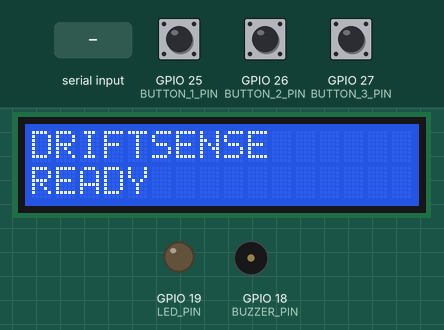
Simulated run of this sketch. Board: ESP32. On the bench: 16×2 character LCD, output pins drawn as LEDs (lit = HIGH), buzzer (waves = sounding, pin HIGH). The test bench sets the inputs (shaded band); at power-on: GPIO 25 (BUTTON_1_PIN) HIGH, GPIO 26 (BUTTON_2_PIN) HIGH, GPIO 27 (BUTTON_3_PIN) HIGH.

Above: at 1.2 s.
1.3 s: "TIME:90\n" received over Serial
At 1.8 s:
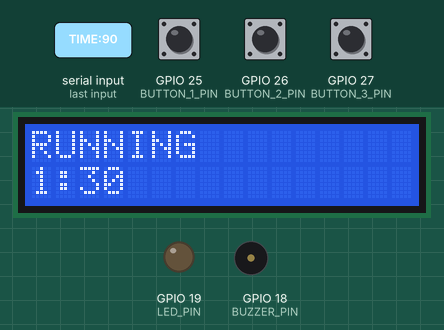
4.3 s: "DURATION:\n" received over Serial
At 5.1 s:
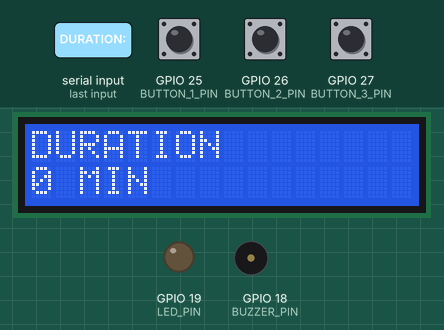
5.8 s: "TIME:\n" received over Serial
At 6.3 s:
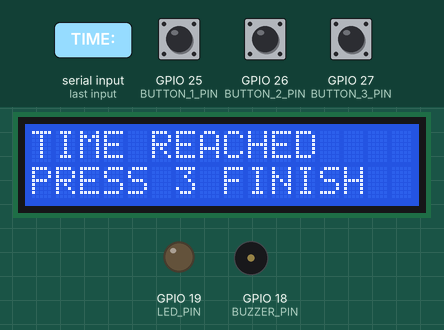
7.3 s: "REFLECTION\n" received over Serial
At 8.8 s:
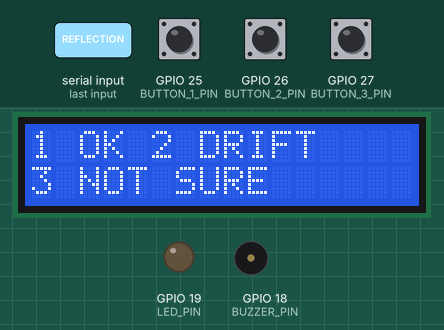
10.4 s: "READY\n" received over Serial
At 10.8 s:
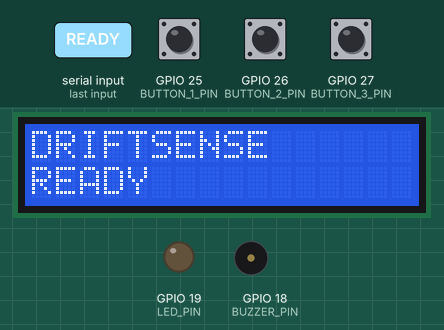
Timing chart, 0 to 12.9 s (numbered marks = the images above; inputs shaded):
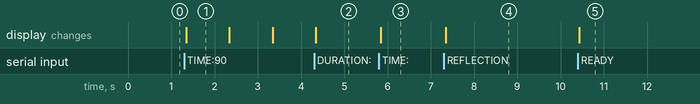

The sketch:

esp32_usb_serial.ino
```cpp
#include <Arduino.h>
#include <Wire.h>
#include <LiquidCrystal_I2C.h>

const int LCD_ADDRESS = 0x27;
const int LCD_COLUMNS = 16;
const int LCD_ROWS = 2;

const int BUTTON_1_PIN = 25;
const int BUTTON_2_PIN = 26;
const int BUTTON_3_PIN = 27;
const int LED_PIN = 19;
const int BUZZER_PIN = 18;

const unsigned long DEBOUNCE_MS = 300;
const unsigned long ALERT_REPEAT_MS = 10000;
const unsigned long BUZZER_ON_MS = 100;
const unsigned long BUZZER_GAP_MS = 80;
const unsigned long HOST_COMMAND_TIMEOUT_MS = 15000;

LiquidCrystal_I2C lcd(LCD_ADDRESS, LCD_COLUMNS, LCD_ROWS);

enum DeviceMode {
  MODE_READY,
  MODE_SELECTING,
  MODE_RUNNING,
  MODE_TIME_REACHED,
  MODE_REFLECTION,
  MODE_ALERT
};

enum BeepPhase {
  BEEP_IDLE,
  BEEP_FIRST_ON,
  BEEP_GAP,
  BEEP_SECOND_ON
};

DeviceMode mode = MODE_READY;
DeviceMode modeBeforeAlert = MODE_READY;
int selectedMinutes = 0;
long remainingSeconds = 0;
bool alertOn = false;
BeepPhase beepPhase = BEEP_IDLE;
String serialBuffer = "";
unsigned long lastButtonAt[3] = {0, 0, 0};
int lastButtonState[3] = {HIGH, HIGH, HIGH};
unsigned long beepPhaseStartedAt = 0;
unsigned long lastBeepStartedAt = 0;
unsigned long lastHostCommandAt = 0;
unsigned long lastCountdownTickAt = 0;

void renderDisplay();

String formatSeconds(long seconds) {
  if (seconds < 0) seconds = 0;
  long minutes = seconds / 60;
  long secs = seconds % 60;
  char buffer[12];
  snprintf(buffer, sizeof(buffer), "%ld:%02ld", minutes, secs);
  return String(buffer);
}

void stopBuzzer() {
  digitalWrite(BUZZER_PIN, LOW);
  beepPhase = BEEP_IDLE;
}

void startBeepPattern(unsigned long now) {
  digitalWrite(BUZZER_PIN, HIGH);
  beepPhase = BEEP_FIRST_ON;
  beepPhaseStartedAt = now;
  lastBeepStartedAt = now;
}

void updateAlertBuzzer() {
  if (!alertOn) {
    stopBuzzer();
    return;
  }

  unsigned long now = millis();
  if (beepPhase == BEEP_IDLE && now - lastBeepStartedAt >= ALERT_REPEAT_MS) {
    startBeepPattern(now);
  } else if (beepPhase == BEEP_FIRST_ON && now - beepPhaseStartedAt >= BUZZER_ON_MS) {
    digitalWrite(BUZZER_PIN, LOW);
    beepPhase = BEEP_GAP;
    beepPhaseStartedAt = now;
  } else if (beepPhase == BEEP_GAP && now - beepPhaseStartedAt >= BUZZER_GAP_MS) {
    digitalWrite(BUZZER_PIN, HIGH);
    beepPhase = BEEP_SECOND_ON;
    beepPhaseStartedAt = now;
  } else if (beepPhase == BEEP_SECOND_ON && now - beepPhaseStartedAt >= BUZZER_ON_MS) {
    stopBuzzer();
  }
}

void silenceAlert() {
  alertOn = false;
  digitalWrite(LED_PIN, LOW);
  stopBuzzer();
}

void stopAlertAndRestoreMode() {
  if (alertOn) mode = modeBeforeAlert;
  silenceAlert();
}

void updateCountdown() {
  bool countdownRunning = mode == MODE_RUNNING || (alertOn && modeBeforeAlert == MODE_RUNNING);
  if (!countdownRunning || remainingSeconds <= 0) return;

  unsigned long now = millis();
  unsigned long elapsedMilliseconds = now - lastCountdownTickAt;
  if (elapsedMilliseconds < 1000) return;

  unsigned long elapsedSeconds = elapsedMilliseconds / 1000;
  remainingSeconds = max(0L, remainingSeconds - (long)elapsedSeconds);
  lastCountdownTickAt += elapsedSeconds * 1000;

  if (remainingSeconds == 0) {
    if (alertOn) modeBeforeAlert = MODE_TIME_REACHED;
    else mode = MODE_TIME_REACHED;
  }
  if (!alertOn) renderDisplay();
}

void printRow(int row, String text) {
  if (text.length() > LCD_COLUMNS) text = text.substring(0, LCD_COLUMNS);
  while (text.length() < LCD_COLUMNS) text += " ";
  lcd.setCursor(0, row);
  lcd.print(text);
}

void renderDisplay() {
  lcd.clear();

  if (alertOn) {
    printRow(0, "CHECK IN");
    printRow(1, "RETURN TO TASK");
  } else if (mode == MODE_SELECTING) {
    printRow(0, "DURATION");
    printRow(1, String(selectedMinutes) + " MIN");
  } else if (mode == MODE_RUNNING) {
    printRow(0, "RUNNING");
    printRow(1, formatSeconds(remainingSeconds));
  } else if (mode == MODE_TIME_REACHED) {
    printRow(0, "TIME REACHED");
    printRow(1, "PRESS 3 FINISH");
  } else if (mode == MODE_REFLECTION) {
    printRow(0, "1 OK 2 DRIFT");
    printRow(1, "3 NOT SURE");
  } else {
    printRow(0, "DRIFTSENSE");
    printRow(1, "READY");
  }
}

void readButton(int pin, int buttonNumber) {
  int index = buttonNumber - 1;
  int currentState = digitalRead(pin);
  unsigned long now = millis();
  if (lastButtonState[index] == HIGH && currentState == LOW && now - lastButtonAt[index] >= DEBOUNCE_MS) {
    lastButtonAt[index] = now;
    if (buttonNumber == 3 && alertOn) {
      stopAlertAndRestoreMode();
      renderDisplay();
    }
    Serial.print("BUTTON:");
    Serial.println(buttonNumber);
  }
  lastButtonState[index] = currentState;
}

void handleLine(String line) {
  line.trim();
  line.toUpperCase();
  if (line.length() == 0) return;
  lastHostCommandAt = millis();

  if (line == "PING") return;

  if (line == "READY") {
    mode = MODE_READY;
    silenceAlert();
  } else if (line.startsWith("DURATION:")) {
    long parsedMinutes = line.substring(9).toInt();
    selectedMinutes = parsedMinutes < 0 ? 0 : (int)parsedMinutes;
    mode = MODE_SELECTING;
    silenceAlert();
  } else if (line == "START") {
    mode = MODE_RUNNING;
    silenceAlert();
    lastCountdownTickAt = millis();
  } else if (line.startsWith("TIME:")) {
    remainingSeconds = max(0L, line.substring(5).toInt());
    lastCountdownTickAt = millis();
    DeviceMode timerMode = remainingSeconds == 0 ? MODE_TIME_REACHED : MODE_RUNNING;
    if (alertOn) modeBeforeAlert = timerMode;
    else mode = timerMode;
  } else if (line == "TIME_REACHED") {
    if (alertOn) modeBeforeAlert = MODE_TIME_REACHED;
    else mode = MODE_TIME_REACHED;
  } else if (line == "REFLECTION") {
    mode = MODE_REFLECTION;
    silenceAlert();
  } else if (line == "COMPLETE") {
    mode = MODE_READY;
    selectedMinutes = 0;
    remainingSeconds = 0;
    silenceAlert();
  } else if (line == "ALERT_ON") {
    if (alertOn) return;
    modeBeforeAlert = mode;
    mode = MODE_ALERT;
    alertOn = true;
    digitalWrite(LED_PIN, HIGH);
    startBeepPattern(millis());
  } else if (line == "ALERT_OFF") {
    if (!alertOn) return;
    stopAlertAndRestoreMode();
  }

  renderDisplay();
}

void enforceHostCommandTimeout() {
  if (alertOn && millis() - lastHostCommandAt >= HOST_COMMAND_TIMEOUT_MS) {
    stopAlertAndRestoreMode();
    renderDisplay();
  }
}

void readSerialLines() {
  while (Serial.available() > 0) {
    char c = (char)Serial.read();
    if (c == '\n') {
      handleLine(serialBuffer);
      serialBuffer = "";
    } else if (c != '\r') {
      serialBuffer += c;
      if (serialBuffer.length() > 80) serialBuffer = "";
    }
  }
}

void setup() {
  Serial.begin(115200);
  pinMode(BUTTON_1_PIN, INPUT_PULLUP);
  pinMode(BUTTON_2_PIN, INPUT_PULLUP);
  pinMode(BUTTON_3_PIN, INPUT_PULLUP);
  pinMode(LED_PIN, OUTPUT);
  pinMode(BUZZER_PIN, OUTPUT);
  digitalWrite(LED_PIN, LOW);
  digitalWrite(BUZZER_PIN, LOW);

  Wire.begin(21, 22);
  lcd.init();
  lcd.backlight();

  renderDisplay();
}

void loop() {
  readSerialLines();

  readButton(BUTTON_1_PIN, 1);
  readButton(BUTTON_2_PIN, 2);
  readButton(BUTTON_3_PIN, 3);

  enforceHostCommandTimeout();
  updateAlertBuzzer();
  updateCountdown();

  delay(10);
}
```

Measured:
- after the input at 1.3 s, the display: changes at once (image 1)
- after the input at 4.3 s, the display: changes at once (image 2)
- after the input at 5.8 s, the display: changes at once (image 3)
- after the input at 7.3 s, the display: changes at once (image 4)
- after the input at 10.4 s, the display: changes at once (image 5)
- what the display in image 1 shows lasts 1.0 s, from 1.3 s to 2.3 s
